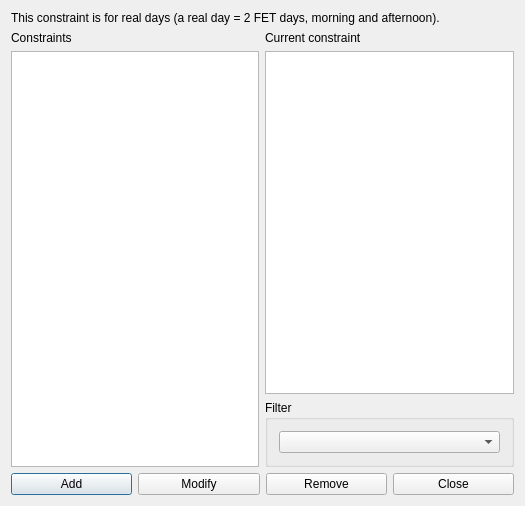
<?xml version="1.0" encoding="UTF-8"?>
<ui version="4.0">
 <class>ConstraintStudentsSetMaxGapsPerWeekForRealDaysForm_template</class>
 <widget class="QDialog" name="ConstraintStudentsSetMaxGapsPerWeekForRealDaysForm_template">
  <property name="geometry">
   <rect>
    <x>0</x>
    <y>0</y>
    <width>525</width>
    <height>506</height>
   </rect>
  </property>
  <property name="windowTitle">
   <string extracomment="This is the title of the dialog to see the list of all constraints of this type">Constraints students set max gaps per week for real days</string>
  </property>
  <layout class="QGridLayout" name="gridLayout_2">
   <item row="2" column="1">
    <widget class="QGroupBox" name="filterGroupBox">
     <property name="title">
      <string>Filter</string>
     </property>
     <layout class="QGridLayout" name="gridLayout">
      <item row="0" column="0">
       <widget class="QComboBox" name="studentsComboBox"/>
      </item>
     </layout>
    </widget>
   </item>
   <item row="1" column="0" rowspan="2">
    <layout class="QVBoxLayout" name="verticalLayout">
     <item>
      <widget class="QLabel" name="constraintsTextLabel">
       <property name="frameShape">
        <enum>QFrame::NoFrame</enum>
       </property>
       <property name="frameShadow">
        <enum>QFrame::Plain</enum>
       </property>
       <property name="text">
        <string>Constraints</string>
       </property>
       <property name="wordWrap">
        <bool>false</bool>
       </property>
      </widget>
     </item>
     <item>
      <widget class="QListWidget" name="constraintsListWidget"/>
     </item>
    </layout>
   </item>
   <item row="1" column="1">
    <layout class="QVBoxLayout" name="verticalLayout_2">
     <item>
      <widget class="QLabel" name="currentConstraintTextLabel">
       <property name="text">
        <string>Current constraint</string>
       </property>
       <property name="wordWrap">
        <bool>false</bool>
       </property>
      </widget>
     </item>
     <item>
      <widget class="QPlainTextEdit" name="currentConstraintTextEdit"/>
     </item>
    </layout>
   </item>
   <item row="3" column="0" colspan="2">
    <layout class="QHBoxLayout" name="horizontalLayout">
     <item>
      <widget class="QPushButton" name="addConstraintPushButton">
       <property name="text">
        <string>Add</string>
       </property>
      </widget>
     </item>
     <item>
      <widget class="QPushButton" name="modifyConstraintPushButton">
       <property name="text">
        <string>Modify</string>
       </property>
      </widget>
     </item>
     <item>
      <widget class="QPushButton" name="removeConstraintPushButton">
       <property name="text">
        <string>Remove</string>
       </property>
      </widget>
     </item>
     <item>
      <widget class="QPushButton" name="closePushButton">
       <property name="text">
        <string>Close</string>
       </property>
      </widget>
     </item>
    </layout>
   </item>
   <item row="0" column="0" colspan="2">
    <widget class="QLabel" name="label_2">
     <property name="sizePolicy">
      <sizepolicy hsizetype="Minimum" vsizetype="Minimum">
       <horstretch>0</horstretch>
       <verstretch>0</verstretch>
      </sizepolicy>
     </property>
     <property name="text">
      <string>This constraint is for real days (a real day = 2 FET days, morning and afternoon).</string>
     </property>
     <property name="wordWrap">
      <bool>true</bool>
     </property>
    </widget>
   </item>
  </layout>
 </widget>
 <layoutdefault spacing="6" margin="11"/>
 <resources/>
 <connections/>
</ui>
